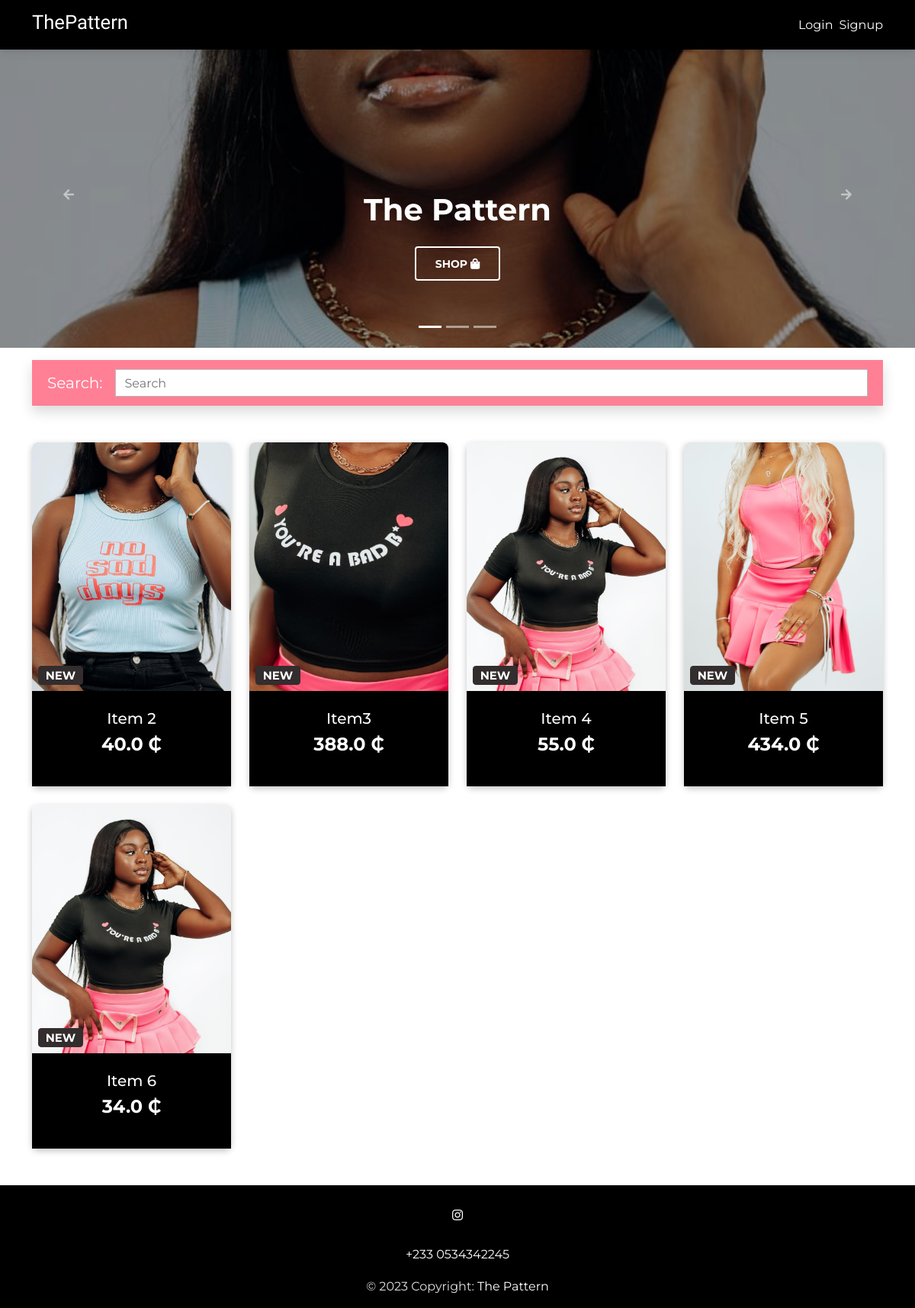
The page / on the database its author committed.
### e_commerce_app/models.py (models this page shows, shortened)
class Item(models.Model):
    title = models.CharField(max_length=100)
    price = models.FloatField()
    slug = models.SlugField(null=True, blank=True, unique=True,editable=False)
    description = models.TextField(blank=True, null=True)
    def get_absolute_url(self):
        return reverse('product', kwargs={'slug': self.slug})
    class Meta:
        db_table = 'item'

class ItemImage(models.Model):
    item = models.ForeignKey(Item, related_query_name="images", on_delete=models.CASCADE)
    image = models.ImageField(upload_to='item_images/')
    class Meta:
        db_table = 'item_image'

### e_commerce_app/views.py (the view)
# urls.py: path('', HomeView.as_view(), name='home'),
class HomeView(View):
    def get(self, request):
        if self.request.GET.get('search'):
            search = self.request.GET.get('search')
        else:
            search = ""
        items = Item.objects.filter(Q(title__icontains=search))
        paginator = Paginator(items, per_page=10)
        page_number = request.GET.get('page')
        page = paginator.get_page(page_number)
        context = {
            'object_list':page,
        }
        return render(self.request, 'home.html', context)

### templates/home.html (shortened to what this page needs)
{% extends "base.html" %}
{% block content %}
<div id="carouselExampleCaptions" class="carousel slide carousel-fade" data-mdb-ride="carousel">
  <div class="carousel-indicators">
    <button
      type="button"
      data-mdb-target="#carouselExampleCaptions"
      data-mdb-slide-to="0"
      class="active"
      aria-current="true"
      aria-label="Slide 1"
    ></button>
    <button
      type="button"
      data-mdb-target="#carouselExampleCaptions"
      data-mdb-slide-to="1"
      aria-label="Slide 2"
    ></button>
    <button
      type="button"
      data-mdb-target="#carouselExampleCaptions"
      data-mdb-slide-to="2"
      aria-label="Slide 3"
    ></button>
  </div>
  <div class="carousel-inner">
    <div class="carousel-item active">
      <img src="{{object_list.0.itemimage_set.first.image.url}}" class="d-block w-100" alt="Wild Landscape"/>
      <div class="mask" style="background-color: rgba(0, 0, 0, 0.4)"></div>
      <div class="carousel-caption d-none d-sm-block mb-5">
        <h1 class="mb-4">
                <strong>The Pattern</strong>
              </h1>
              <a style="font-weight: bold;" target="" href="#shop" class="btn btn-outline-white btn-lg">Shop
                <i class=" fas fa-shopping-bag "></i>
              </a>
      </div>
    </div>
  </div>
  <button class="carousel-control-prev" type="button" data-mdb-target="#carouselExampleCaptions" data-mdb-slide="prev">
    <span class="" aria-hidden="true"><i class=" fas fa-arrow-left"></i></span>
  </button>
  <button class="carousel-control-next" type="button" data-mdb-target="#carouselExampleCaptions" data-mdb-slide="next">
    <span class="" aria-hidden="true"><i class=" fas fa-arrow-right"></i></span>
  </button>
</div>
<main id="shop">
<div class="container ">
<nav class="navbar navbar-expand-lg navbar-dark mt-3 mb-5 shadow p-2" style="background-color: rgb(255, 128, 149)" >
  <div class="container-fluid">
    <a class="navbar-brand" href="#">Search:</a>
    <div class="collapse navbar-collapse" id="navbarSupportedContent2">
      <form method="get"  class=" py-1" style="width: 100%">
        <input name="search" type="search" class="form-control rounded-0" placeholder="Search" aria-label="Search">
      </form>
    </div>
  </div>
</nav>
  <section>
  <div class="text-center">
    <div class="row">
      {% for obj in object_list  %}
      <div class="col-lg-3 col-md-6 mb-4">
        <div class="card fadeIn">
          <div class="bg-image hover-zoom ripple ripple-surface ripple-surface-light"
            data-mdb-ripple-color="light">
            <img src="{{obj.itemimage_set.first.image.url }}"
              class="w-100" />
            <a href="{{ obj.get_absolute_url }}">
              <div class="mask">
                <div class="d-flex justify-content-start align-items-end h-100">
                  <h5><span class="badge bg-dark ms-2">NEW</span></h5>
                </div>
              </div>
            </a>
          </div>
          <div class="card-body">
            <a href="{{obj.get_absolute_url}}" class="text-reset">
              <h5 class="card-title text-white mb-2">{{ obj.title }}</h5>
            </a>
            <h6 style="font-weight: bold;" class="mb-3 price text-white">{{ obj.price }} &#x20B5</h6>
          </div>
        </div>
      </div>
      {% empty %}
      <p class="text-gray">No items available</p>
      {% endfor %}
    </div>
  </div>
</section>
</div>
</main>
{% endblock content %}

### templates/base.html (shortened to what this page needs)
{% load static %}
<!DOCTYPE html>
<html lang="en">
<head>
  <link rel="stylesheet" href="https://use.fontawesome.com/releases/v5.8.1/css/all.css">
  <link href="{% static 'css/mdb.dark.min.css' %}" rel="stylesheet">
  <link href="{% static 'css/mdb.min.css' %}" rel="stylesheet">
  <link href="{% static 'css/custom.css' %}" rel="stylesheet">
</head>
{% include "navbar.html" %}
<body>
    <div class="pt-4" style="margin-top: 2rem;">
    </div>
    {% block content %}
    {% endblock content %}
    {% include "footer.html" %}
</body>
</html>

### templates/navbar.html (shortened to what this page needs)
{% load cart_template_tags %}
{% load static %}
  <nav class="navbar fixed-top navbar-expand-lg text-white navbar-light">
    <div class="container">
      <div class="collapse navbar-collapse" id="navbarSupportedContent1">
        <a class="navbar-brand mt-2 mt-sm-0" href="/">
          <h1 class="logo">ThePattern</h1>
        </a>
      </div>
      <div class="d-flex align-items-center gap-2">
        {% if request.user.is_authenticated %}
        <a class="nav-link me-3" href="{% url 'order-summary' %}">
          <i class="fas fa-shopping-cart"></i>
          <span class="badge rounded-pill badge-notification bg-danger">{{ request.user|cart_item_count }} </span>
        </a>
        <div class="dropdown">
          <button
            class="btn btn-primary dropdown-toggle"
            type="button"
            id="dropdownMenuButton"
            data-mdb-toggle="dropdown"
            aria-expanded="false"
          >
          {% if request.user.first_name %}
              {{request.user.first_name}}
            {% else %}
              {{request.user.username}}
          {% endif %}
          </button>
          <ul class="dropdown-menu" aria-labelledby="dropdownMenuButton">
            <li><a class="dropdown-item" href="{% url 'account_reset_password' %}">Password reset</a></li>
            <li><a class="dropdown-item" href="{% url 'account_logout' %}">Logout</a></li>
          </ul>
        </div>
        {% else %}
        <a class="nav-link waves-effect" href="{% url 'account_login' %}">
          <span class="clearfix d-none d-sm-inline-block"> Login </span>
        </a>
        <a class="nav-link waves-effect" href="{% url 'account_signup' %}">
          <span class="clearfix d-none d-sm-inline-block"> Signup </span>
        </a>
      {% endif %}
      </div>
    </div>
  </nav>

### templates/footer.html
<footer class="text-center text-white mt-4" style="background-color: #000">
  <hr class="text-dark">
  <div class="container">
    <section class="mb-3">
      <a
        class="btn-link btn-floating btn-lg text-white"
        href="http://instagram.com/the_p_pattern"
        role="button"
        data-mdb-ripple-color="dark"
        ><i class="fab fa-instagram"></i
      ></a>
    </section>
    <span class="text-white" >+233 0534342245</span>
  </div>
  <div class="text-center p-3" style="background-color: rgba(0, 0, 0, 0.2);  color: #E0E0E0">
    © 2023 Copyright:
    <a class="text-white" href="/">The Pattern</a>
  </div>
</footer>

### templates/scripts.html (shortened to what this page needs)
{% load static %}

### static/css/custom.css (style rules this page uses)
.logo { color: white; font-family: 'MedievalSharp', cursive; font-size: 1.6rem; }
* { font-family: 'Montserrat', sans-serif; }
.carousel-item { height: 50vh; }
.card { box-shadow: rgba(0, 0, 0, 0.24) 0px 3px 8px; }
.price { color: #263238; font-size: 24px; }
.card-title { color:#263238 }
.navbar, .card-body { background: #000; color: white; }

### rows shown on the page
Item: id.image (picture), itemimage_set.first.image (picture), title "Item 2", price "40.0"
Item: itemimage_set.first.image (picture), title "Item3", price "388.0"
Item: itemimage_set.first.image (picture), title "Item 4", price "55.0"
Item: itemimage_set.first.image (picture), title "Item 5", price "434.0"
Item: itemimage_set.first.image (picture), title "Item 6", price "34.0"
